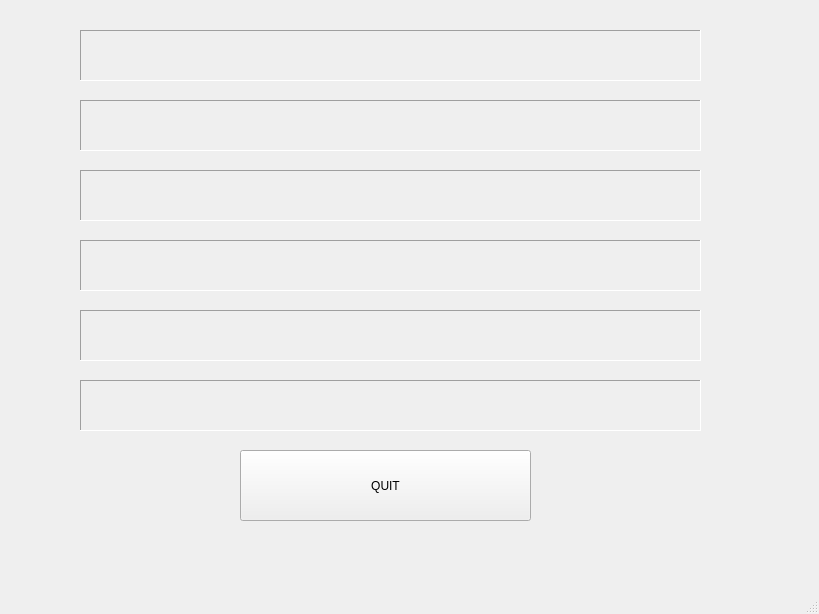
<?xml version="1.0" encoding="UTF-8"?>
<ui version="4.0">
 <class>DEMO</class>
 <widget class="QMainWindow" name="DEMO">
  <property name="geometry">
   <rect>
    <x>0</x>
    <y>0</y>
    <width>819</width>
    <height>614</height>
   </rect>
  </property>
  <property name="windowTitle">
   <string>DEMO</string>
  </property>
  <widget class="QWidget" name="centralWidget">
   <widget class="QLabel" name="label">
    <property name="geometry">
     <rect>
      <x>80</x>
      <y>30</y>
      <width>621</width>
      <height>51</height>
     </rect>
    </property>
    <property name="frameShape">
     <enum>QFrame::Panel</enum>
    </property>
    <property name="frameShadow">
     <enum>QFrame::Sunken</enum>
    </property>
    <property name="text">
     <string/>
    </property>
   </widget>
   <widget class="QLabel" name="label_2">
    <property name="geometry">
     <rect>
      <x>80</x>
      <y>100</y>
      <width>621</width>
      <height>51</height>
     </rect>
    </property>
    <property name="frameShape">
     <enum>QFrame::Panel</enum>
    </property>
    <property name="frameShadow">
     <enum>QFrame::Sunken</enum>
    </property>
    <property name="text">
     <string/>
    </property>
   </widget>
   <widget class="QLabel" name="label_3">
    <property name="geometry">
     <rect>
      <x>80</x>
      <y>170</y>
      <width>621</width>
      <height>51</height>
     </rect>
    </property>
    <property name="frameShape">
     <enum>QFrame::Panel</enum>
    </property>
    <property name="frameShadow">
     <enum>QFrame::Sunken</enum>
    </property>
    <property name="text">
     <string/>
    </property>
   </widget>
   <widget class="QLabel" name="label_4">
    <property name="geometry">
     <rect>
      <x>80</x>
      <y>240</y>
      <width>621</width>
      <height>51</height>
     </rect>
    </property>
    <property name="frameShape">
     <enum>QFrame::Panel</enum>
    </property>
    <property name="frameShadow">
     <enum>QFrame::Sunken</enum>
    </property>
    <property name="text">
     <string/>
    </property>
   </widget>
   <widget class="QLabel" name="label_5">
    <property name="geometry">
     <rect>
      <x>80</x>
      <y>310</y>
      <width>621</width>
      <height>51</height>
     </rect>
    </property>
    <property name="frameShape">
     <enum>QFrame::Panel</enum>
    </property>
    <property name="frameShadow">
     <enum>QFrame::Sunken</enum>
    </property>
    <property name="text">
     <string/>
    </property>
   </widget>
   <widget class="QLabel" name="label_6">
    <property name="geometry">
     <rect>
      <x>80</x>
      <y>380</y>
      <width>621</width>
      <height>51</height>
     </rect>
    </property>
    <property name="frameShape">
     <enum>QFrame::Panel</enum>
    </property>
    <property name="frameShadow">
     <enum>QFrame::Sunken</enum>
    </property>
    <property name="text">
     <string/>
    </property>
   </widget>
   <widget class="QPushButton" name="pushButton">
    <property name="geometry">
     <rect>
      <x>240</x>
      <y>450</y>
      <width>291</width>
      <height>71</height>
     </rect>
    </property>
    <property name="text">
     <string>QUIT</string>
    </property>
   </widget>
  </widget>
  <widget class="QMenuBar" name="menuBar">
   <property name="geometry">
    <rect>
     <x>0</x>
     <y>0</y>
     <width>819</width>
     <height>30</height>
    </rect>
   </property>
  </widget>
  <widget class="QStatusBar" name="statusBar"/>
 </widget>
 <layoutdefault spacing="6" margin="11"/>
 <resources/>
 <connections/>
</ui>
